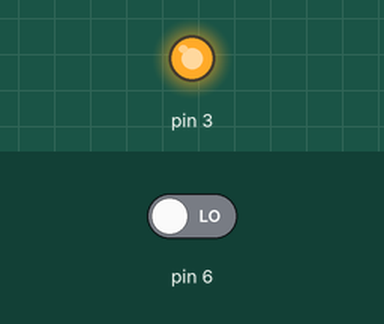
Bench run of a sketch on a simulated Arduino Uno, built with avr-gcc and run on an emulated ATmega328P. On the bench: output pins drawn as LEDs (lit = HIGH). The inputs (shaded band) are chosen by the test bench; at power-on: pin 6 LOW.

Above: at 2.8 s.
2.9 s: pin 6 driven HIGH
At 4.0 s:
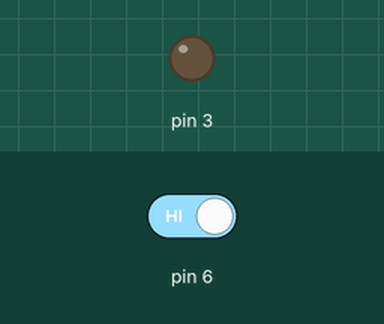
4.5 s: pin 6 driven LOW
At 5.5 s:
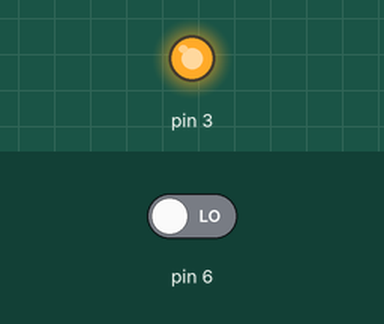
Timing chart, 0 to 7.5 s (numbered marks = the images above; inputs shaded):
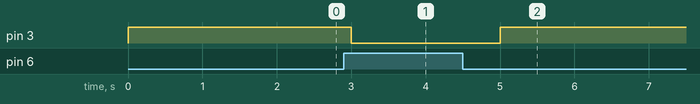

The sketch:

dripirrigationsystem.ino
```cpp
int water;
void setup() {
pinMode(3, OUTPUT);
pinMode(6, INPUT);
}

void loop() {
water = digitalRead(6);
if (water == HIGH)
{
digitalWrite(3, LOW);
}
else
{
digitalWrite(3,HIGH);
}
delay(1000);
}
```

Measured:
- after the input at 2.9 s, pin 3: HIGH → LOW after 0.10 s
- after the input at 4.5 s, pin 3: LOW → HIGH after 0.50 s
